Frame 1 (no input): blank canvas, image omitted
Frame 60 (the mouse pressed at the canvas centre just before this capture): blank canvas, image omitted
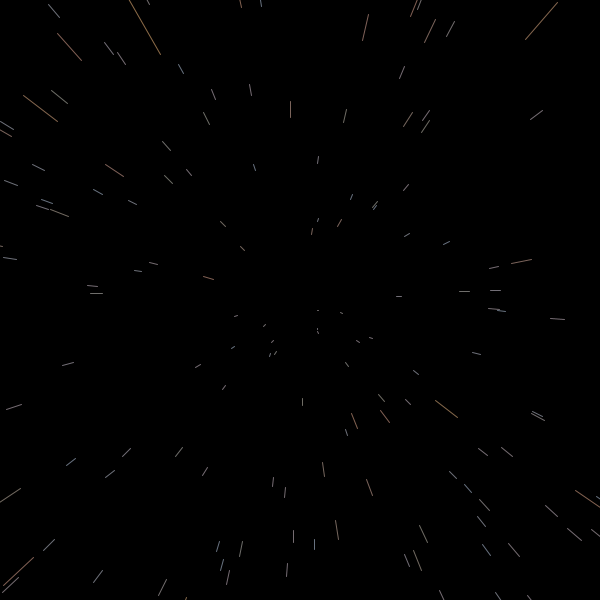
Frame 120 (the mouse held since frame 60 and released just before this capture)

The Processing sketch whose frames 1 and 60 were blank and that drew this single picture after the mouse press (run headless with seeded random() and noise(); from frame 60 on, the mouse is pressed at the canvas centre):

// Processing sketch: StarField
// ── StarField.pde
Star[] stars = new Star[400];
float centerX, centerY;

void setup(){
  size(600, 600);
  centerX = width/2;
  centerY = height/2;
  for(int i = 0; i < stars.length; i++){
    stars[i] = new Star();
  }
}

void draw(){
  background(0);
  translate(map(centerX, 0, width, width/2-100, width/2+100), 
  map(centerY, 0, height, height/2-100, height/2+100));
  for(int i = 0; i < stars.length; i++){
    stars[i].update();
    stars[i].display();
  }  
}

// ── Star.pde
class Star{
  float x;
  float y;
  float z;
  float curX;
  float curY;
  float postX;
  float postY;
  float cenX;
  float cenY;
  float radius;
  float speed;
  boolean drawline;
  
  Star(){
    x = random(-width, width);
    y = random(-height, height);
    z = random(width);
    curX = 0;
    curY = 0;
    postX = 0;
    postY = 0;
    cenX = width/2;
    cenY = height/2;
    radius = 8;
    speed = 0;
    drawline = true;
  }
  
  void update(){
    // numbers outside of the range are not clamped to the minimum and maximum parameters values
    curX = map(x/z, 0, 1, 0, width/2); // is equal to map(x/z, -1, 1, -width, width)
    curY = map(y/z, 0, 1, 0, height/2);
    radius = map(z, 0, width, 20, 0);
    drawline = true;
    speed = mouseX;
    z = z - map(speed, 0, width, 0, 50);
    if(z < 1){
      x = random(-width, width);
      y = random(-height, height);
      z = width;
      drawline = false;
    }
    
    postX = map(x/z, 0, 1, 0, width/2);
    postY = map(y/z, 0, 1, 0, height/2);
    reCenter();
  }
  
  void reCenter(){
    if(keyPressed && key == 32){
      centerX = mouseX;
      centerY = mouseY;
      cenX = centerX;
      cenY = centerY;
      return;
    }
    //centerX = width/2;
    //centerY = height/2;
  }
  
  
  void display(){
    fill(255); 
    noStroke();    
    //ellipse(curX, curY, radius, radius);
    
    stroke(map(noise(z*0.001),0,1,0,255), map(noise(z*0.001+100),0,1,0,255), map(noise(z*0.001+1000),0,1,0,255));
    strokeWeight(1);
    if(drawline){
      line(curX, curY, postX, postY);
    }
  }
  
}
